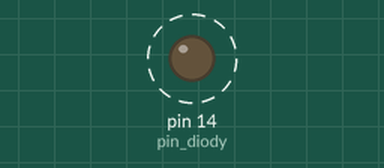
This program was run on a simulated MicroPython board. Parts: output pins drawn as LEDs (lit = HIGH). Dashed ring = blinking.

Above: at 0.2 s.
Timing chart, 0 to 3.0 s (numbered marks = the images above):
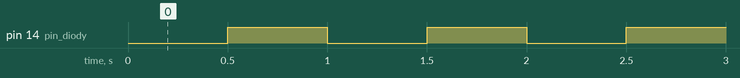

Measured:
- by itself, pin 14 (pin_diody): alternates HIGH for 0.50 s and LOW for 0.50 s

The program:

LED_blink.py
```python
from machine import Pin

# Funkcia sleep zastavi cinnost dosky na cas dany parametrom[sekundy]
from time import sleep

pin_diody = Pin(14, Pin.OUT)

while True:
    # LEDka sa vypne
    pin_diody.value(0)
    # Doska spi pol sekundy
    sleep(.5)
    #  LEDka sa zapne
    pin_diody.value(1)
    # Doska spi pol sekundy
    sleep(.5)
```
